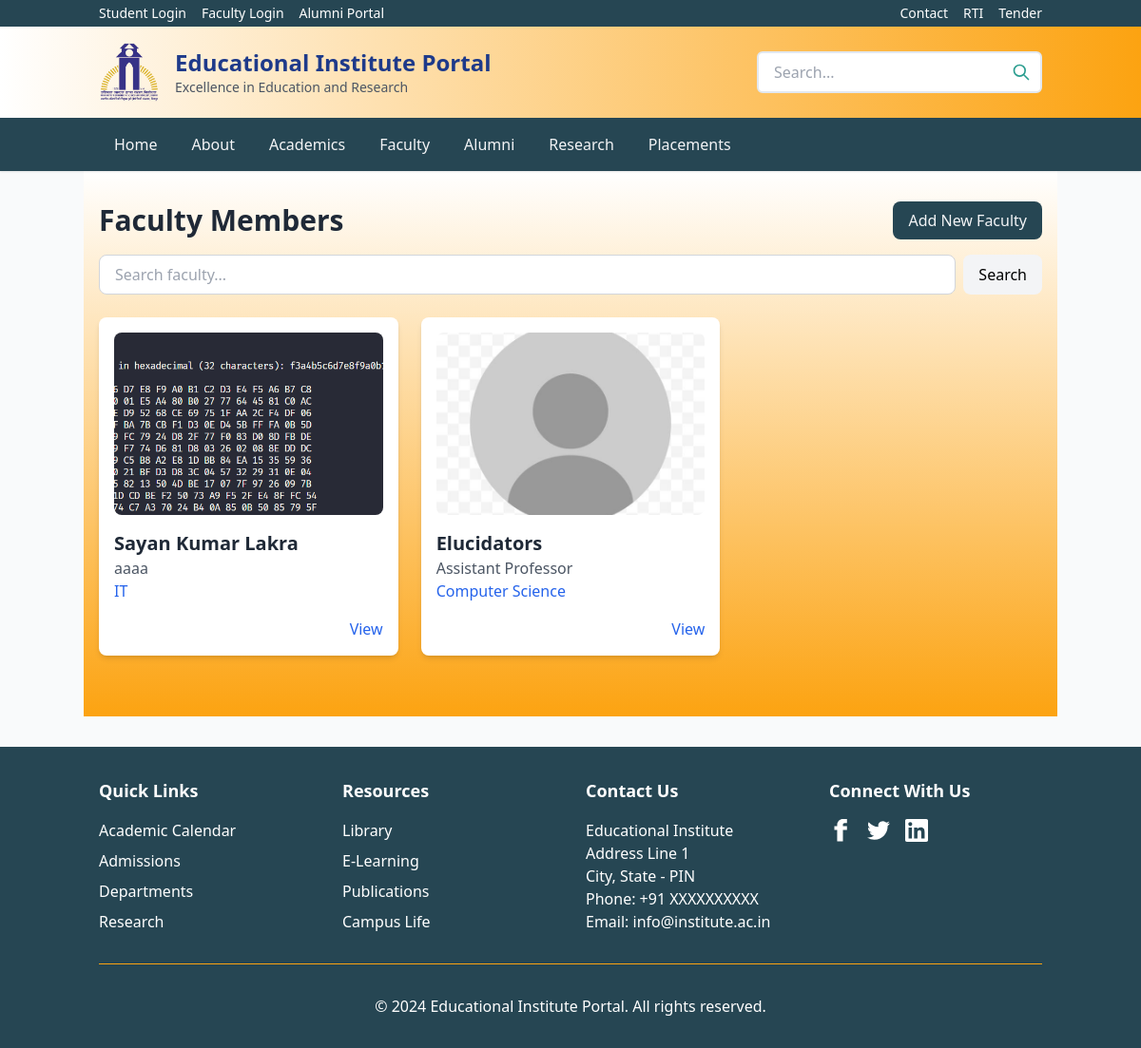
The app's page /faculty/ with its own data.
### institute/models.py (models this page shows, shortened)
class Faculty(models.Model):
    name = models.CharField(max_length=100)
    email = models.EmailField(unique=True)
    department = models.CharField(max_length=100)
    designation = models.CharField(max_length=100)
    joining_date = models.DateField()
    bio = models.TextField()
    image = models.ImageField(upload_to='faculty_images/', null=True, blank=True)
    class Meta:
        verbose_name_plural = "Faculty Members"

### institute/views.py (the view)
# urls.py: path('faculty/', views.faculty_list, name='faculty_list'),
def faculty_list(request):
    faculty = Faculty.objects.all()
    return render(request, 'faculty/list.html', {'faculty': faculty})

### templates/faculty/list.html (shortened to what this page needs)
{% extends 'base.html' %}
{% load static %}
{% block content %}
<div class="max-w-6xl mx-auto">
    <div class="flex flex-col space-y-4 mb-6">
        <div class="flex justify-between items-center">
            <h1 class="text-3xl font-bold text-gray-800">Faculty Members</h1>
            <a href="{% url 'faculty_create' %}"
               class="bg-blue-600 text-white px-4 py-2 rounded-lg hover:bg-blue-700 transition-colors" id="add-btn">
                Add New Faculty
            </a>
        </div>
        <form method="GET" action="{% url 'faculty_search' %}" class="flex gap-2">
            <input type="text"
                   name="q"
                   placeholder="Search faculty..."
                   value="{{ request.GET.q }}"
                   class="flex-1 px-4 py-2 border border-gray-300 rounded-lg focus:ring-2 focus:ring-blue-500 focus:border-blue-500">
            <button type="submit"
                    class="bg-gray-100 px-4 py-2 rounded-lg hover:bg-gray-200 transition-colors">
                Search
            </button>
        </form>
    </div>
    <div class="grid md:grid-cols-2 lg:grid-cols-3 gap-6">
        {% for member in faculty %}
        <div class="bg-white rounded-lg shadow-md overflow-hidden">
            <div class="p-4">
                {% if member.image %}
                <img src="{{ member.image.url }}"
                     alt="{{ member.name }}"
                     class="w-full h-48 object-cover rounded-lg mb-4">
                {% else %}
                <img src="{% static '/images/empty.jpg' %}"
                     alt="{{ member.name }}"
                     class="w-full h-48 object-cover rounded-lg mb-4">
                {% endif %}
                <h2 class="text-xl font-semibold text-gray-800">{{ member.name }}</h2>
                <p class="text-gray-600">{{ member.designation }}</p>
                <p class="text-blue-600">{{ member.department }}</p>
                <div class="mt-4 flex justify-end space-x-2">
                    <button hx-get="{% url 'faculty_detail' member.pk %}"
                            hx-target="#faculty-detail"
                            hx-swap="innerHTML"
                            class="text-blue-600 hover:text-blue-800">
                        View
                    </button>
                </div>
            </div>
        </div>
        {% endfor %}
    </div>
</div>
{% endblock %}

### static/css/custom.css (style rules this page uses)
:root { --primary-dark: #264653; --primary: #2a9d8f; --primary-light: #2a9d8f; --accent: #fca311; --text-dark: #1f2937; --text-light: #f3f4f6; --background: #669bbc; }
#add-btn,#submitBtn { background-color: var(--primary-dark); color: var(--text-light); }

### records on screen
Faculty: image (picture), name "Sayan Kumar Lakra", designation "aaaa", department "IT"
Faculty: name "Elucidators", designation "Assistant Professor", department "Computer Science"
